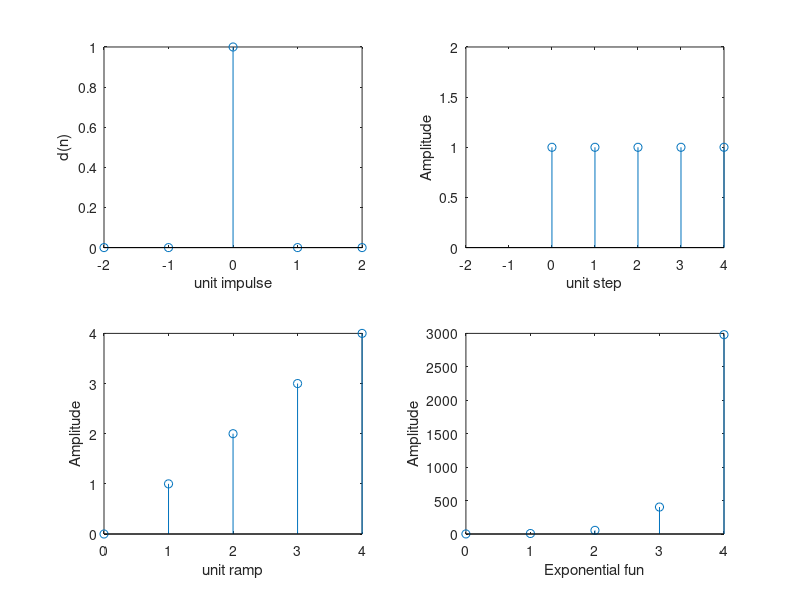

Here is the MATLAB script that generated this plot:
t=-2:1:2;
y=[zeros(1,2), ones(1,1), zeros(1,2)];
subplot(2,2,1);
stem(t,y);
ylabel('d(n)');
xlabel('unit impulse');
n=5;
%n=input('Enter n values');
t=0:1:n-1;
y1=ones(1,n);
subplot(2,2,2);
stem(t,y1);
ylabel('Amplitude');
xlabel('unit step');
axis([-2 n-1 0 2]);
 
%n=input('Enter n values');
t=0:1:n-1;
subplot(2,2,3);
stem(t,t);
ylabel('Amplitude');
xlabel('unit ramp');

a=2; 
%n=input('Enter length of exponential seq');
t=0:1:n-1;
%a=input('Enter a value');
y2=exp(a*t);
subplot(2,2,4);
stem(t,y2);
xlabel('Exponential fun');
ylabel('Amplitude');